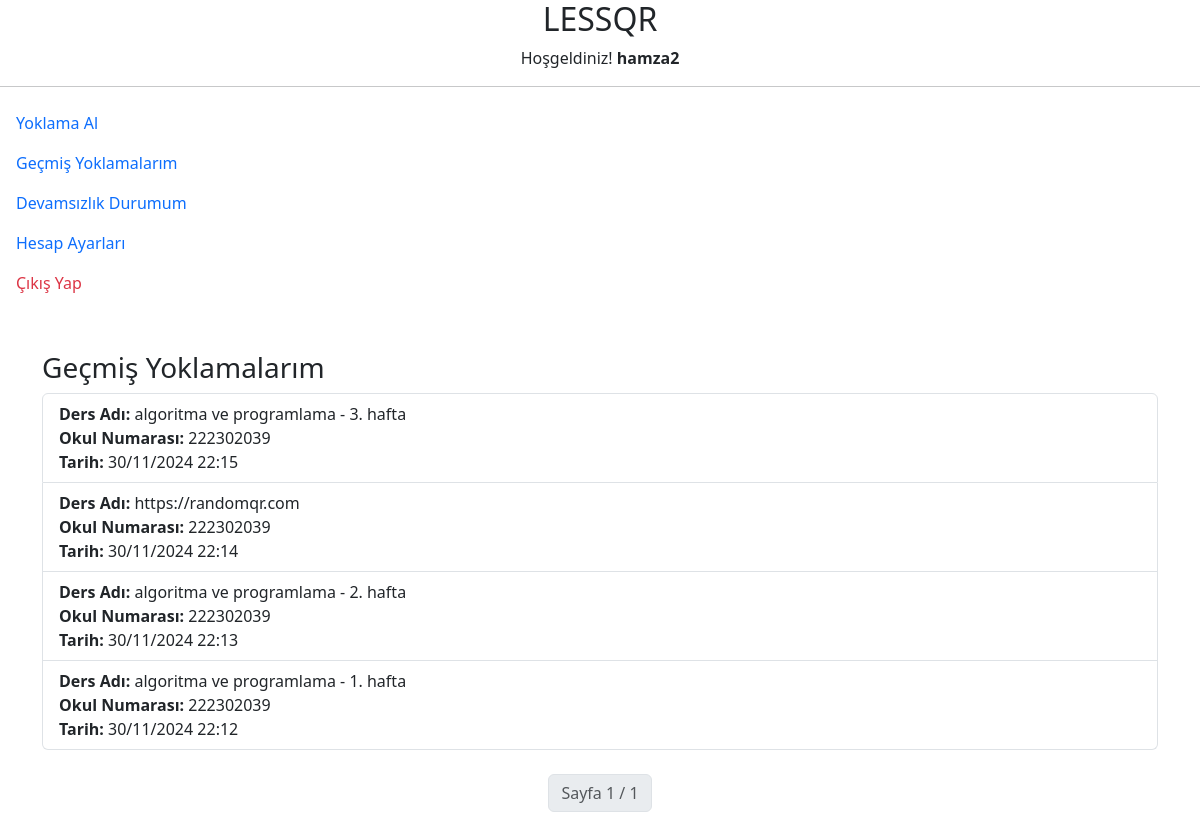
The app's page /account/gecmis-yoklamalar/ (signed in) with its own data.
### account/models.py (models this page shows, shortened)
class QRData(models.Model):
    user = models.ForeignKey(User, on_delete=models.CASCADE, related_name="qr_records")
    qr_content = models.TextField()  # QR kod içeriği
    school_number = models.CharField(max_length=20, blank=True, null=True)  # Okul numarası
    date_time = models.DateTimeField(default=now)  # Tarih ve zaman
    additional_info = models.TextField(blank=True, null=True)  # QR ile gelen ek bilgi

### account/views.py (the view)
# urls.py: path('gecmis-yoklamalar/', views.gecmis_yoklamalar, name='gecmis_yoklamalar'),
def gecmis_yoklamalar(request):
    yoklamalar = QRData.objects.filter(user=request.user).order_by('-date_time')
    paginator = Paginator(yoklamalar, 10)
    page_number = request.GET.get('page', 1)  # 'page' parametresinden sayfa numarasını al
    page_obj = paginator.get_page(page_number)
    return render(request, 'gecmis_yoklamalar.html', {'page_obj': page_obj})

### account/templates/gecmis_yoklamalar.html (shortened to what this page needs)
{% extends "layout.html" %}
{% block content %}
<div class="sidebar d-none d-md-block">
    <h2 class="text-center">LESSQR</h2>
    <p class="text-center">Hoşgeldiniz! <strong>{{ request.user.first_name }}</strong></p>
    <hr>
    <nav class="nav flex-column">
        <a href="{% url 'student_dashboard' %}" class="nav-link">Yoklama Al</a>
        <a href="{% url 'gecmis_yoklamalar' %}" class="nav-link">Geçmiş Yoklamalarım</a>
        <a href="{% url 'devamsizlik_durumu' %}" class="nav-link">Devamsızlık Durumum</a>
        <a href="#" class="nav-link">Hesap Ayarları</a>
        <a href="/account/logout/" class="nav-link text-danger">Çıkış Yap</a>
    </nav>
</div>
<div class="container mt-5">
    <h3>Geçmiş Yoklamalarım</h3>
    <ul class="list-group">
        {% for yoklama in page_obj.object_list %}
        <li class="list-group-item">
            <strong>Ders Adı:</strong> {{ yoklama.qr_content }} <br>
            <strong>Okul Numarası:</strong> {{ yoklama.school_number }} <br>
            <strong>Tarih:</strong> {{ yoklama.date_time|date:"d/m/Y H:i" }}
        </li>
        {% empty %}
        <li class="list-group-item">Hiç yoklama kaydı bulunamadı.</li>
        {% endfor %}
    </ul>
    <nav class="mt-4">
        <ul class="pagination justify-content-center">
            <li class="page-item disabled">
                <a class="page-link">Sayfa {{ page_obj.number }} / {{ page_obj.paginator.num_pages }}</a>
            </li>
        </ul>
    </nav>
</div>
{% endblock %}

### records on screen
QRData: qr_content "algoritma ve programlama - 3. hafta", school_number "222302039", date_time "30/11/2024 22:15"
QRData: qr_content "https://randomqr.com", school_number "222302039", date_time "30/11/2024 22:14"
QRData: qr_content "algoritma ve programlama - 2. hafta", school_number "222302039", date_time "30/11/2024 22:13"
QRData: qr_content "algoritma ve programlama - 1. hafta", school_number "222302039", date_time "30/11/2024 22:12"

### other values on screen
{{ request.user.first_name }} "hamza2"
{{ page_obj.number }} "1"
{{ page_obj.paginator.num_pages }} "1"
